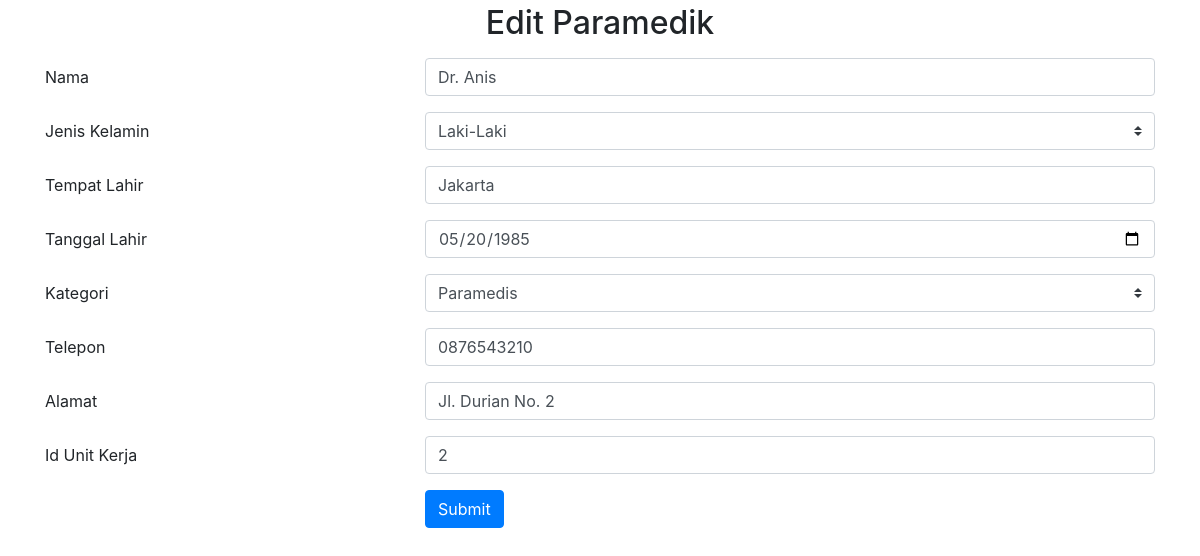
/edit_paramedik.php?id=2, run on the app's committed database.
### tables this page shows
CREATE TABLE `paramedik` (
  `id` int(11) NOT NULL,
  `nama` varchar(45) DEFAULT NULL,
  `gender` char(1) DEFAULT NULL,
  `tmp_lahir` varchar(30) DEFAULT NULL,
  `tgl_lahir` date DEFAULT NULL,
  `kategori` enum('Perawat','Paramedis','Teknisi Medis','Asisten Medis','Ahli Gizi','Fisioterapis','Ahli Farmasi','Ahli Kesehatan Masyarakat') DEFAULT NULL,
  `telpon` varchar(20) DEFAULT NULL,
  `alamat` varchar(100) DEFAULT NULL,
  `unit_kerja_id` int(11) DEFAULT NULL
);

### edit_paramedik.php (the view, shortened to what this page needs)
<?php
require_once 'dbkoneksi.php';
$id = $_GET['id'];
$stmt = $dbh->prepare("SELECT * FROM paramedik WHERE id=?");
$stmt->execute([$id]);
$paramedik = $stmt->fetch();
?>
<!DOCTYPE html>
<html lang="en">
<head>
    <link rel="stylesheet" href="https://cdn.jsdelivr.net/npm/bootstrap@4.6.2/dist/css/bootstrap.min.css">
</head>
<body>
    <div class="container mt-1">
        <h2 class="text-center">Edit Paramedik</h2>
        <form action="edit_paramedik.php?id=<?php echo $id; ?>" method="POST">
            <div class="form-group row mt-3">
                <label for="nama" class="col-4 col-form-label">Nama</label>
                <div class="col-8">
                    <input required id="nama" name="nama" type="text" class="form-control" value="<?php echo $paramedik['nama']; ?>">
                </div>
            </div>
            <div class="form-group row">
                <label for="gender" class="col-4 col-form-label">Jenis Kelamin</label>
                <div class="col-8">
                    <select id="gender" name="gender" class="custom-select">
                        <option value="L" <?php if ($paramedik['gender'] == 'L') echo 'selected'; ?>>Laki-Laki</option>
                    </select>
                </div>
            </div>
            <div class="form-group row">
                <label for="tmp_lahir" class="col-4 col-form-label">Tempat Lahir</label>
                <div class="col-8">
                    <input required id="tmp_lahir" name="tmp_lahir" type="text" class="form-control" value="<?php echo $paramedik['tmp_lahir']; ?>">
                </div>
            </div>
            <div class="form-group row">
                <label for="tgl_lahir" class="col-4 col-form-label">Tanggal Lahir</label>
                <div class="col-8">
                    <input required id="tgl_lahir" name="tgl_lahir" type="date" class="form-control" value="<?php echo $paramedik['tgl_lahir']; ?>">
                </div>
            </div>
            <div class="form-group row">
                <label for="kategori" class="col-4 col-form-label">Kategori</label>
                <div class="col-8">
                    <select id="kategori" name="kategori" class="custom-select">
                        <option value="<?php echo $paramedik['kategori']; ?>"><?php echo $paramedik['kategori']; ?></option>
                    </select>
                </div>
            </div>
            <div class="form-group row mt-3">
                <label for="telpon" class="col-4 col-form-label">Telepon</label>
                <div class="col-8">
                    <input required id="telpon" name="telpon" type="tel" class="form-control" value="<?php echo $paramedik['telpon']; ?>">
                </div>
            </div>
            <div class="form-group row">
                <label for="alamat" class="col-4 col-form-label">Alamat</label>
                <div class="col-8">
                    <input required id="alamat" name="alamat" type="text" class="form-control" value="<?php echo $paramedik['alamat']; ?>">
                </div>
            </div>
            <div class="form-group row">
                <label for="unit_kerja_id" class="col-4 col-form-label">Id Unit Kerja</label>
                <div class="col-8">
                    <input required id="unit_kerja_id" name="unit_kerja_id" type="number" class="form-control" value="<?php echo $paramedik['unit_kerja_id']; ?>">
                </div>
            </div>
            <div class="form-group row">
                <div class="offset-4 col-8">
                    <button name="submit" type="submit" class="btn btn-primary">Submit</button>
                </div>
            </div>
        </form>
    </div>
</body>
</html>

### data on the page
paramedik: nama "Dr. Anis", gender "Laki-Laki", tmp_lahir "Jakarta", tgl_lahir "05/20/1985", kategori "Paramedis", telpon "0876543210", alamat "Jl. Durian No. 2", unit_kerja_id "2"
